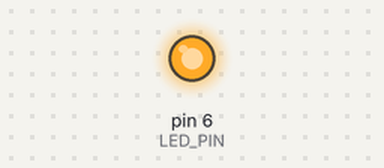
The sketch below on a simulated Arduino Uno, built with avr-gcc and run on an emulated ATmega328P. On the bench: output pins drawn as LEDs (lit = HIGH). What the sketch prints to the serial monitor is not drawn.

Above: at 0.05 s.
At 0.45 s:
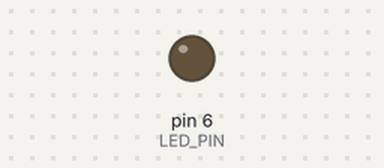
Timing chart, 0 to 3.0 s (numbered marks = the images above):
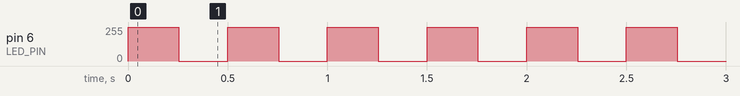

The sketch:

basic_led.ino
```cpp
#define LED_PIN 6
#define DELAY 500

enum State {
  IDLE,
  LIGHT_ON,
  LIGHT_OFF
};

State currentState = IDLE;
int lastTimeStamp = millis() - 500;

void setup() {
  Serial.begin(9600);
  pinMode(LED_PIN, OUTPUT);
}

void loop() {
  useStateMachine();  // Use state machine
}

void useStateMachine() {
  switch (currentState) { // Switch on current state
    case IDLE:  // If IDLE
      if (millis() - lastTimeStamp >= DELAY) {  // Check timestamp
        currentState = LIGHT_ON;  // Update state
        lastTimeStamp = millis();
      }
      break;  // Break to avoid next case instantly
    case LIGHT_ON:  // If light_on state
      digitalWrite(LED_PIN, HIGH);  // TUrn light on
      Serial.println("Light on");
      if (millis() - lastTimeStamp >= DELAY / 2) {  // wait half a half second
        currentState = LIGHT_OFF; // update state
      }
      break;  // break to avoid next case instantly
    case LIGHT_OFF: // If light_off state
      digitalWrite(LED_PIN, LOW); // Turn light off
      Serial.println("Light off");
      currentState = IDLE;  // Update state
  }
}
```
